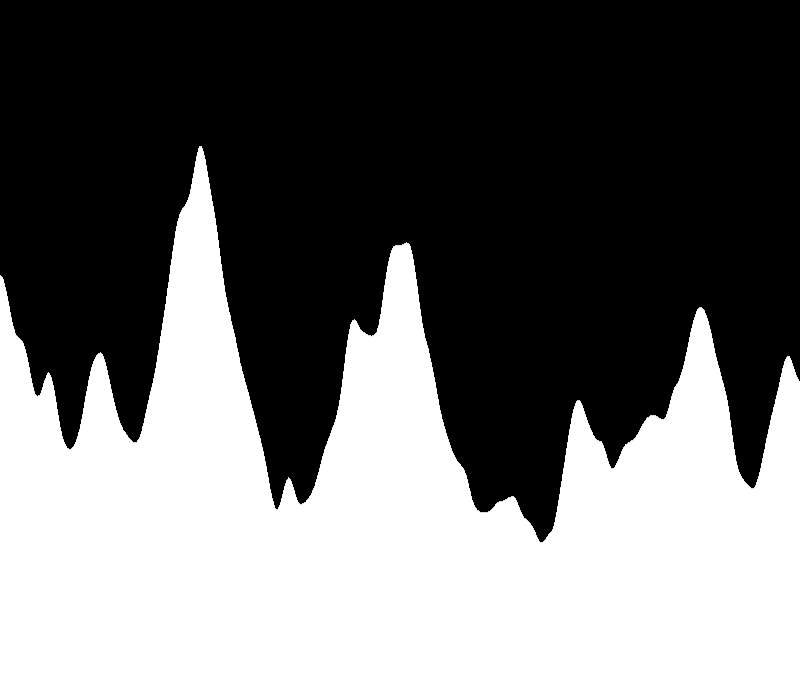
Frame 1 (no input)
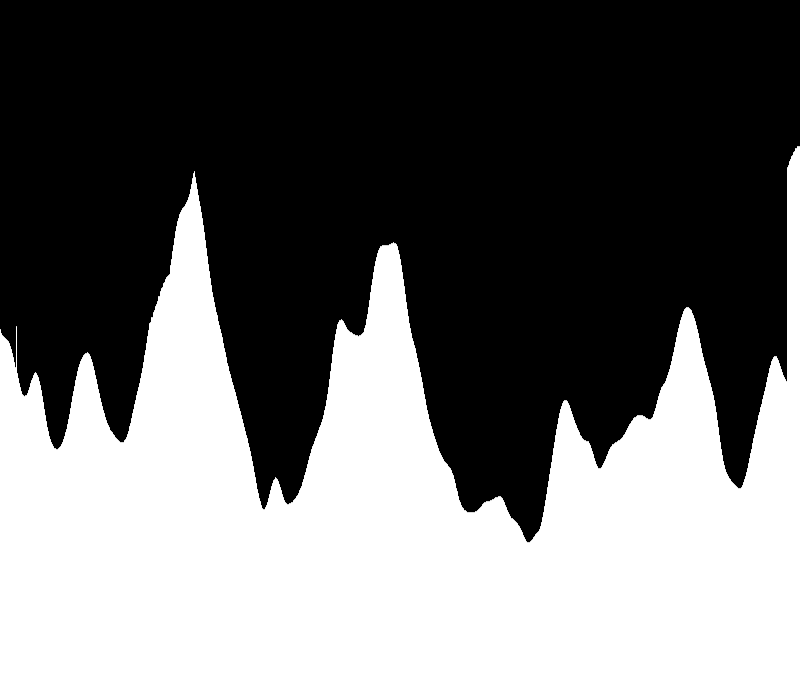
Frame 60 (the mouse pressed at the canvas centre just before this capture)
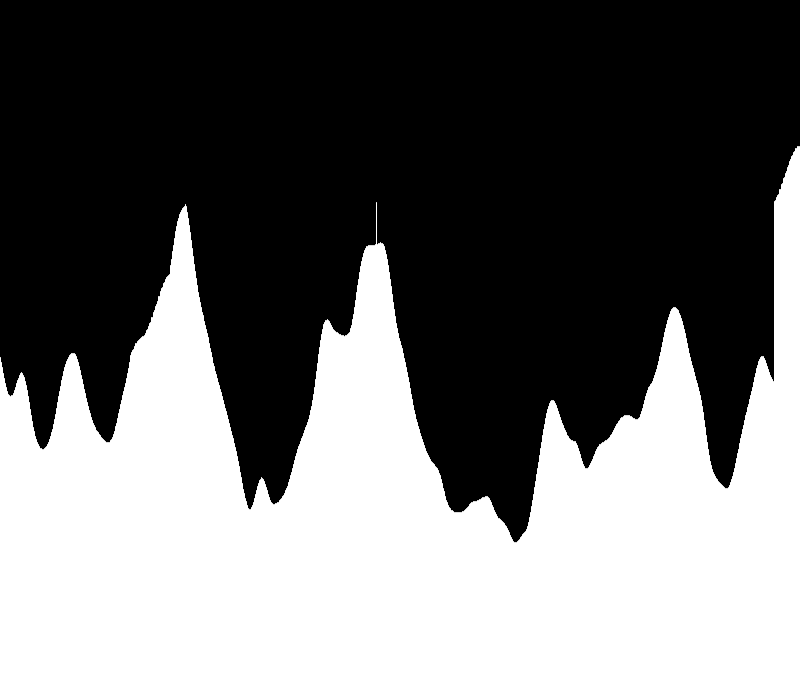
Frame 120 (the mouse held since frame 60 and released just before this capture)

The Processing sketch that drew these frames (run headless with seeded random() and noise(); from frame 60 on, the mouse is pressed at the canvas centre):

// Processing sketch: bubbleSort
// ── bubbleSort.pde
float[] values;

int i = 1;
int j = 0;
int maximum;

int speed = 175;

void setup() {
  size(800, 700);
  values = new float[width];
  maximum = values.length;
  for (int i = 0; i < values.length; i++) {
    values[i] = noise(i/100.0)*height;//random(height);
  }
}

void draw() {
  background(0);
  stroke(255);
  for (int i = 0; i < values.length; i++) {
    line(i, height, i,  height - values[i]);
  }
  
  //Bubble Sort
  for (int n = 0; n < speed; n++) {
    if (maximum == 1) {
      println("Finished");
      noLoop();
    }
    if (i >= maximum) {
      i = 1;
      j = 0;
      maximum--;
    }
    if (values[i] < values[j]) {
      float a = values[i];
      values[i] = values[j];
      values[j] = a;
    }
    i++;
    j++;
  }
}
